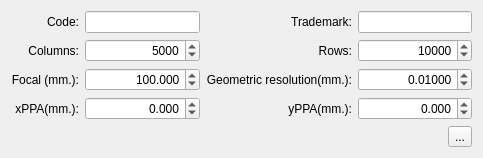
<?xml version="1.0" encoding="UTF-8"?>
<ui version="4.0">
 <class>addCameraDlg</class>
 <widget class="QDialog" name="addCameraDlg">
  <property name="geometry">
   <rect>
    <x>0</x>
    <y>0</y>
    <width>483</width>
    <height>156</height>
   </rect>
  </property>
  <property name="windowTitle">
   <string>Add digital photogrammetric camera</string>
  </property>
  <property name="windowIcon">
   <iconset>
    <normaloff>:/plugins/pflip_uav_pafyc/icons/edit_add.png</normaloff>:/plugins/pflip_uav_pafyc/icons/edit_add.png</iconset>
  </property>
  <layout class="QGridLayout" name="gridLayout_3">
   <item row="1" column="0">
    <layout class="QHBoxLayout" name="horizontalLayout_2">
     <item>
      <spacer name="horizontalSpacer">
       <property name="orientation">
        <enum>Qt::Horizontal</enum>
       </property>
       <property name="sizeHint" stdset="0">
        <size>
         <width>98</width>
         <height>20</height>
        </size>
       </property>
      </spacer>
     </item>
     <item>
      <widget class="QToolButton" name="toolButton_addCamera">
       <property name="toolTip">
        <string>Add camera</string>
       </property>
       <property name="text">
        <string>...</string>
       </property>
       <property name="icon">
        <iconset resource="../resources.qrc">
         <normaloff>:/plugins/pflip_uav_pafyc/icons/edit_add.png</normaloff>:/plugins/pflip_uav_pafyc/icons/edit_add.png</iconset>
       </property>
       <property name="iconSize">
        <size>
         <width>24</width>
         <height>24</height>
        </size>
       </property>
      </widget>
     </item>
    </layout>
   </item>
   <item row="0" column="0">
    <layout class="QGridLayout" name="gridLayout">
     <item row="3" column="0">
      <widget class="QLabel" name="label_9">
       <property name="text">
        <string>xPPA(mm.):</string>
       </property>
       <property name="alignment">
        <set>Qt::AlignRight|Qt::AlignTrailing|Qt::AlignVCenter</set>
       </property>
      </widget>
     </item>
     <item row="3" column="2">
      <widget class="QLabel" name="label_10">
       <property name="text">
        <string>yPPA(mm.):</string>
       </property>
       <property name="alignment">
        <set>Qt::AlignRight|Qt::AlignTrailing|Qt::AlignVCenter</set>
       </property>
      </widget>
     </item>
     <item row="2" column="1">
      <widget class="QDoubleSpinBox" name="doubleSpinBox_focal">
       <property name="whatsThis">
        <string>Número en doble precisión con la distancia focal calibrada de la cámara expresada en milímetros</string>
       </property>
       <property name="alignment">
        <set>Qt::AlignRight|Qt::AlignTrailing|Qt::AlignVCenter</set>
       </property>
       <property name="decimals">
        <number>3</number>
       </property>
       <property name="minimum">
        <double>1.000000000000000</double>
       </property>
       <property name="maximum">
        <double>500.000000000000000</double>
       </property>
       <property name="value">
        <double>100.000000000000000</double>
       </property>
      </widget>
     </item>
     <item row="1" column="3">
      <widget class="QSpinBox" name="spinBox_rows">
       <property name="whatsThis">
        <string>Número entero con las filas del formato de la imagen</string>
       </property>
       <property name="alignment">
        <set>Qt::AlignRight|Qt::AlignTrailing|Qt::AlignVCenter</set>
       </property>
       <property name="minimum">
        <number>100</number>
       </property>
       <property name="maximum">
        <number>20000</number>
       </property>
       <property name="value">
        <number>10000</number>
       </property>
      </widget>
     </item>
     <item row="2" column="3">
      <widget class="QDoubleSpinBox" name="doubleSpinBox_resolution">
       <property name="whatsThis">
        <string>&lt;html&gt;&lt;head/&gt;&lt;body&gt;&lt;p&gt;Número en doble precisión con la resolución geométrica de la cámara expresada en milímetros. Tamaño del píxel&lt;/p&gt;&lt;/body&gt;&lt;/html&gt;</string>
       </property>
       <property name="alignment">
        <set>Qt::AlignRight|Qt::AlignTrailing|Qt::AlignVCenter</set>
       </property>
       <property name="decimals">
        <number>5</number>
       </property>
       <property name="minimum">
        <double>0.001000000000000</double>
       </property>
       <property name="maximum">
        <double>0.500000000000000</double>
       </property>
       <property name="singleStep">
        <double>0.001000000000000</double>
       </property>
       <property name="value">
        <double>0.010000000000000</double>
       </property>
      </widget>
     </item>
     <item row="2" column="2">
      <widget class="QLabel" name="label_7">
       <property name="text">
        <string>Geometric resolution(mm.):</string>
       </property>
       <property name="alignment">
        <set>Qt::AlignRight|Qt::AlignTrailing|Qt::AlignVCenter</set>
       </property>
      </widget>
     </item>
     <item row="0" column="2">
      <widget class="QLabel" name="label_6">
       <property name="text">
        <string>Trademark:</string>
       </property>
       <property name="alignment">
        <set>Qt::AlignRight|Qt::AlignTrailing|Qt::AlignVCenter</set>
       </property>
      </widget>
     </item>
     <item row="2" column="0">
      <widget class="QLabel" name="label_5">
       <property name="text">
        <string>Focal (mm.):</string>
       </property>
       <property name="alignment">
        <set>Qt::AlignRight|Qt::AlignTrailing|Qt::AlignVCenter</set>
       </property>
      </widget>
     </item>
     <item row="1" column="1">
      <widget class="QSpinBox" name="spinBox_columns">
       <property name="whatsThis">
        <string>Número entero con las columnas del formato de la imagen</string>
       </property>
       <property name="alignment">
        <set>Qt::AlignRight|Qt::AlignTrailing|Qt::AlignVCenter</set>
       </property>
       <property name="buttonSymbols">
        <enum>QAbstractSpinBox::UpDownArrows</enum>
       </property>
       <property name="minimum">
        <number>100</number>
       </property>
       <property name="maximum">
        <number>20000</number>
       </property>
       <property name="value">
        <number>5000</number>
       </property>
      </widget>
     </item>
     <item row="0" column="0">
      <widget class="QLabel" name="label">
       <property name="text">
        <string>Code:</string>
       </property>
       <property name="alignment">
        <set>Qt::AlignRight|Qt::AlignTrailing|Qt::AlignVCenter</set>
       </property>
      </widget>
     </item>
     <item row="0" column="3">
      <widget class="QLineEdit" name="lineEdit_Trademark">
       <property name="whatsThis">
        <string>Es una cadena de caracteres que almacena la marca de la cámara</string>
       </property>
      </widget>
     </item>
     <item row="0" column="1">
      <widget class="QLineEdit" name="lineEdit_code">
       <property name="whatsThis">
        <string>Un proyecto puede incluir varias cámaras en un contenedor indexado por este parámetro, de manera que debe ser único. Es una cadena de caracteres</string>
       </property>
      </widget>
     </item>
     <item row="1" column="2">
      <widget class="QLabel" name="label_11">
       <property name="text">
        <string>Rows:</string>
       </property>
       <property name="alignment">
        <set>Qt::AlignRight|Qt::AlignTrailing|Qt::AlignVCenter</set>
       </property>
      </widget>
     </item>
     <item row="1" column="0">
      <widget class="QLabel" name="label_2">
       <property name="text">
        <string>Columns:</string>
       </property>
       <property name="alignment">
        <set>Qt::AlignRight|Qt::AlignTrailing|Qt::AlignVCenter</set>
       </property>
      </widget>
     </item>
     <item row="3" column="1">
      <widget class="QDoubleSpinBox" name="doubleSpinBox_xppa">
       <property name="whatsThis">
        <string>Número en doble precisión con la coordenada X expresada en milímetros del Punto Principal de Autocolimación. Se obtiene del certificado de calibración de la cámara</string>
       </property>
       <property name="alignment">
        <set>Qt::AlignRight|Qt::AlignTrailing|Qt::AlignVCenter</set>
       </property>
       <property name="decimals">
        <number>3</number>
       </property>
       <property name="minimum">
        <double>-1.000000000000000</double>
       </property>
       <property name="maximum">
        <double>1.000000000000000</double>
       </property>
      </widget>
     </item>
     <item row="3" column="3">
      <widget class="QDoubleSpinBox" name="doubleSpinBox_yppa">
       <property name="whatsThis">
        <string>&lt;html&gt;&lt;head/&gt;&lt;body&gt;&lt;p&gt;Número en doble precisión con la coordenada Y expresada en milímetros del Punto Principal de Autocolimación. Se obtiene del certificado de calibración de la cámara&lt;/p&gt;&lt;/body&gt;&lt;/html&gt;</string>
       </property>
       <property name="alignment">
        <set>Qt::AlignRight|Qt::AlignTrailing|Qt::AlignVCenter</set>
       </property>
       <property name="decimals">
        <number>3</number>
       </property>
       <property name="minimum">
        <double>-1.000000000000000</double>
       </property>
       <property name="maximum">
        <double>1.000000000000000</double>
       </property>
       <property name="singleStep">
        <double>1.000000000000000</double>
       </property>
      </widget>
     </item>
    </layout>
   </item>
  </layout>
 </widget>
 <tabstops>
  <tabstop>lineEdit_code</tabstop>
  <tabstop>lineEdit_Trademark</tabstop>
  <tabstop>spinBox_columns</tabstop>
  <tabstop>spinBox_rows</tabstop>
  <tabstop>doubleSpinBox_focal</tabstop>
  <tabstop>doubleSpinBox_resolution</tabstop>
  <tabstop>doubleSpinBox_xppa</tabstop>
  <tabstop>doubleSpinBox_yppa</tabstop>
  <tabstop>toolButton_addCamera</tabstop>
 </tabstops>
 <resources>
  <include location="../resources.qrc"/>
 </resources>
 <connections/>
</ui>
